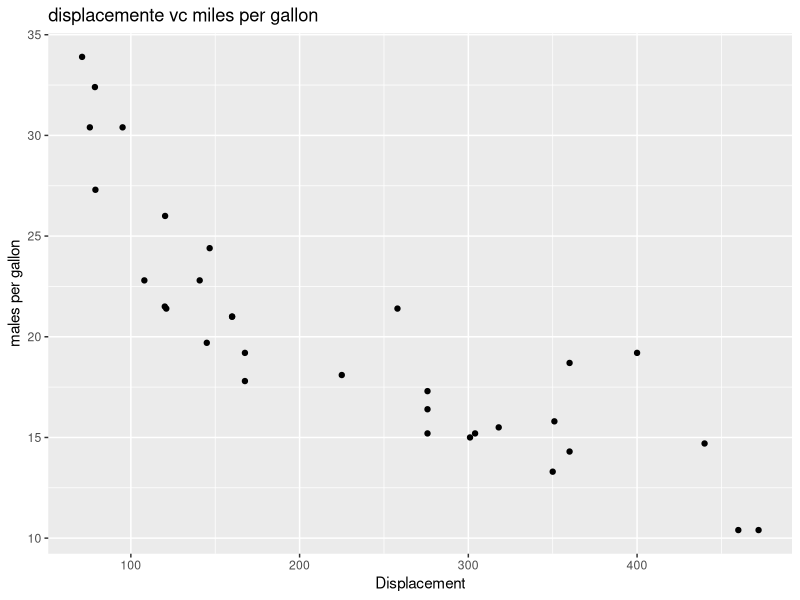
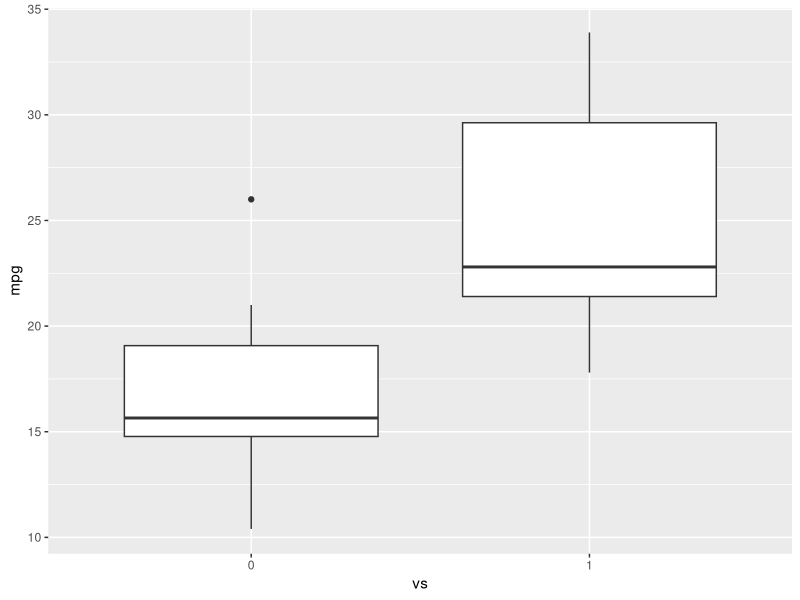
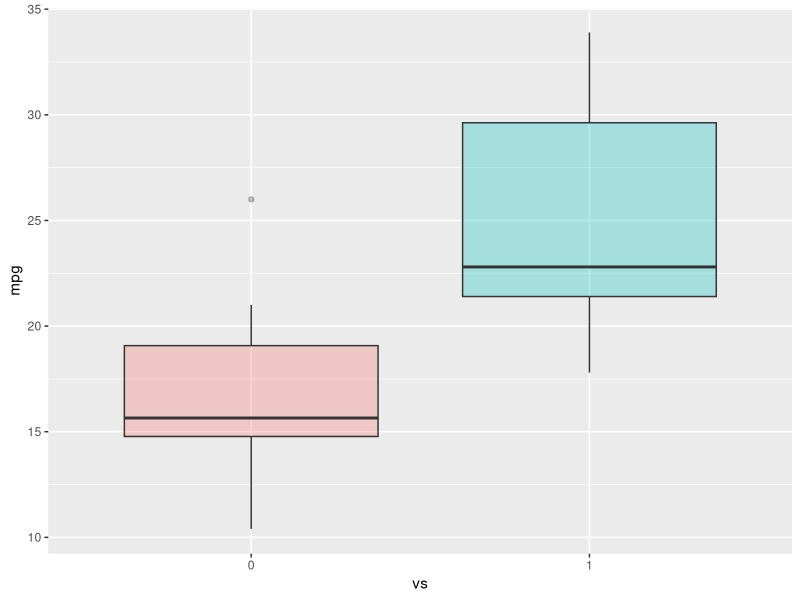
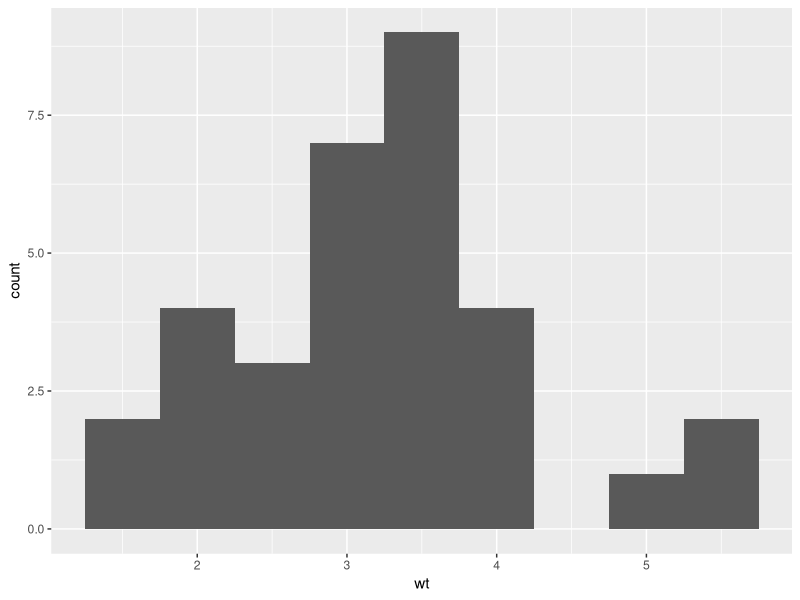

Generate these figures, in order, with R:
library(datasets)
#load data
data("mtcars")
#view first 5 rows
head(mtcars,5)

?mtcars

#load ggplot package
library(ggplot2)

#create a scatterpolot of displacement(disp) and miles per galon (mpg)



#add a title 
ggplot(aes(x=disp,y=mpg,), data=mtcars)+geom_point()+ggtitle("displacemente vc miles per gallon")+labs(x="Displacement", y="males per gallon")

#convert the data 'v' to a factor(?)
mtcars$vs <- as.factor(mtcars$vs)

#box plot of the distribution v-shaped and straght engine (vs={0,1})
ggplot(aes(x=vs, y=mpg), data = mtcars) + geom_boxplot()

#fancy config
ggplot(aes(x=vs, y=mpg, fill = vs), data = mtcars) + 
  geom_boxplot(alpha=0.3) +
  theme(legend.position="none")

#make a histogram plot  of the variable weight
ggplot(aes(x=wt), data=mtcars)+geom_histogram(binwidth = 0.5                                              )
